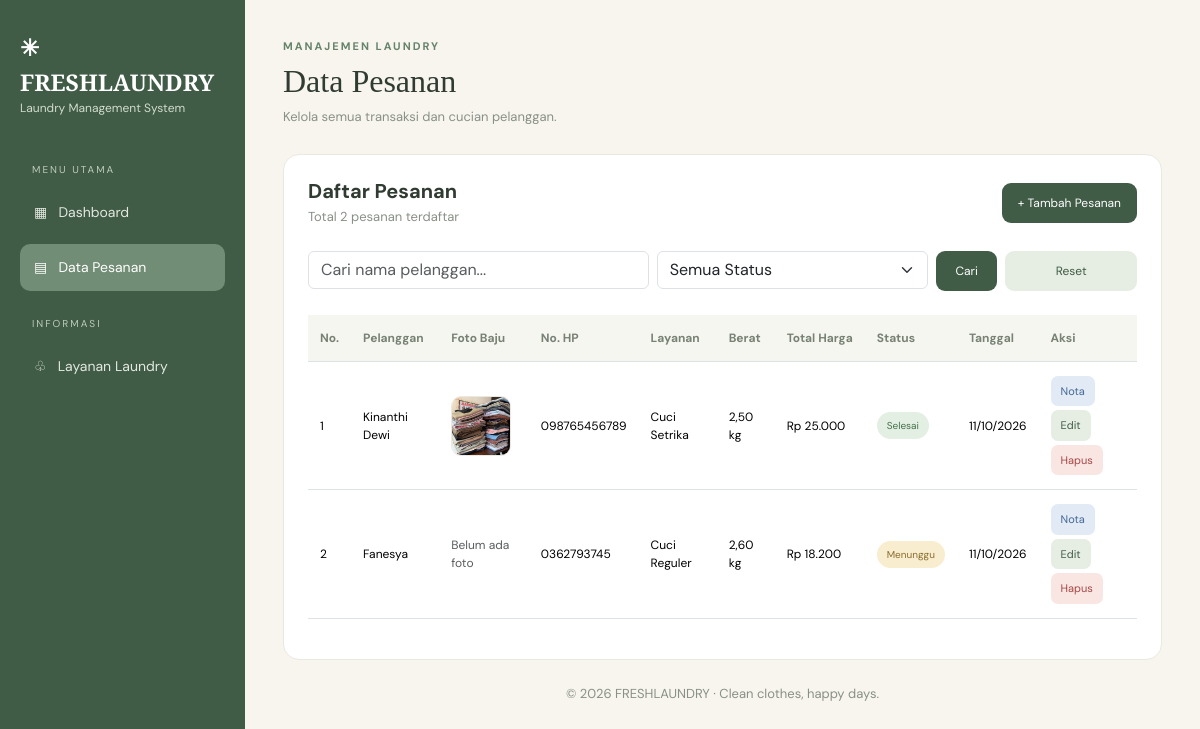
The page /freshlaundry/pesanan.php (signed in) on the database its author committed.
### tables this page shows
CREATE TABLE `pesanan` (
  `id` int(11) NOT NULL,
  `nama_pelanggan` varchar(100) NOT NULL,
  `no_hp` varchar(20) NOT NULL,
  `layanan` varchar(50) NOT NULL,
  `berat` decimal(6,2) NOT NULL,
  `total_harga` int(11) NOT NULL,
  `status` enum('Menunggu','Diproses','Selesai') DEFAULT 'Menunggu',
  `tanggal` datetime DEFAULT current_timestamp(),
  `foto_baju` varchar(255) DEFAULT NULL
);

### freshlaundry/pesanan.php (the view, shortened to what this page needs)
<?php
require "config.php";
$cari = trim($_GET['cari'] ?? '');
$sql = "SELECT * FROM pesanan WHERE 1=1";
$sql .= " ORDER BY id DESC";
$stmtPesanan = mysqli_prepare($conn, $sql);
mysqli_stmt_execute($stmtPesanan);
$pesanan = mysqli_stmt_get_result($stmtPesanan);
$totalQuery = mysqli_query($conn, "SELECT COUNT(*) AS total FROM pesanan");
$totalPesanan = mysqli_fetch_assoc($totalQuery)['total'];
?>
<!DOCTYPE html>
<html lang="id">
<head>
    <link href="https://cdn.jsdelivr.net/npm/bootstrap@5.3.3/dist/css/bootstrap.min.css" rel="stylesheet">
</head>
<body>
<aside class="sidebar">
    <div class="brand">✳ FRESHLAUNDRY</div>
    <div class="brand-sub">Laundry Management System</div>
    <div class="menu-label">MENU UTAMA</div>
    <a href="index.php" class="menu-link">▦ &nbsp; Dashboard</a>
    <a href="pesanan.php" class="menu-link active">▤ &nbsp; Data Pesanan</a>
    <div class="menu-label">INFORMASI</div>
    <a href="layanan.php" class="menu-link">♧ &nbsp; Layanan Laundry</a>
</aside>
<main class="main">
    <div class="eyebrow">MANAJEMEN LAUNDRY</div>
    <h1>Data Pesanan</h1>
    <p class="subtitle">Kelola semua transaksi dan cucian pelanggan.</p>
    <section class="section-card">
        <div class="d-flex justify-content-between align-items-center gap-3 flex-wrap mb-4">
            <div>
                <h5 class="fw-bold mb-1">Daftar Pesanan</h5>
                <div class="subtitle">
                    Total <?= $totalPesanan ?> pesanan terdaftar
                </div>
            </div>
            <a href="tambah.php" class="btn-sage">+ Tambah Pesanan</a>
        </div>
<form method="GET" action="pesanan.php" class="row g-2 mb-4">
    <div class="col-12 col-md-5">
        <input
            type="text"
            name="cari"
            class="form-control"
            placeholder="Cari nama pelanggan..."
            value="<?= htmlspecialchars($cari) ?>"
        >
    </div>
    <div class="col-12 col-md-4">
        <select name="status" class="form-select">
            <option value="">Semua Status</option>
        </select>
    </div>
    <div class="col-6 col-md-1">
        <button type="submit" class="btn-sage w-100">Cari</button>
    </div>
    <div class="col-6 col-md-2">
        <a href="pesanan.php"
           class="btn-sage w-100 text-center d-block"
           style="background:#E6EEE4;color:#405B46;text-decoration:none;">
            Reset
        </a>
    </div>
</form>
        <div class="table-responsive">
            <table class="table">
                <thead>
                    <tr>
                        <th>No.</th>
                        <th>Pelanggan</th>
                        <th>Foto Baju</th>
                        <th>No. HP</th>
                        <th>Layanan</th>
                        <th>Berat</th>
                        <th>Total Harga</th>
                        <th>Status</th>
                        <th>Tanggal</th>
                        <th>Aksi</th>
                    </tr>
                </thead>
                <tbody>
                <?php if (mysqli_num_rows($pesanan) > 0): ?>
                    <?php $no = 1; ?>
                    <?php while ($row = mysqli_fetch_assoc($pesanan)): ?>
                    <tr>
                        <td><?= $no++ ?></td>
                        <td>
                            <?= htmlspecialchars($row['nama_pelanggan']) ?>
                        </td>
                        <td>
                            <?php
                            $foto = $row['foto_baju'] ?? '';
                            $lokasiFoto = "uploads/" . basename($foto);
                            ?>
                            <?php if (
                                !empty($foto) &&
                                is_file(__DIR__ . "/" . $lokasiFoto)
                            ): ?>
                                <a href="<?= htmlspecialchars($lokasiFoto) ?>" target="_blank">
                                    <img
                                        src="<?= htmlspecialchars($lokasiFoto) ?>"
                                        alt="Foto baju pelanggan"
                                        class="foto-baju"
                                    >
                                </a>
                            <?php else: ?>
                                <span class="text-muted">Belum ada foto</span>
                            <?php endif; ?>
                        </td>
                        <td><?= htmlspecialchars($row['no_hp']) ?></td>
                        <td><?= htmlspecialchars($row['layanan']) ?></td>
                        <td>
                            <?= number_format((float)$row['berat'], 2, ',', '.') ?> kg
                        </td>
                        <td>
                            Rp <?= number_format((float)$row['total_harga'], 0, ',', '.') ?>
                        </td>
                        <td>
                            <span class="status <?= htmlspecialchars($row['status']) ?>">
                                <?= htmlspecialchars($row['status']) ?>
                            </span>
                        </td>
                        <td>
                            <?= date('d/m/Y', strtotime($row['tanggal'])) ?>
                        </td>
                        <td>
                            <div class="d-flex gap-1 flex-wrap">
                                <a
                                    href="nota.php?id=<?= (int)$row['id'] ?>"
                                    class="btn-nota"
                                >Nota</a>
                                <a
                                    href="edit.php?id=<?= (int)$row['id'] ?>"
                                    class="btn-edit"
                                >Edit</a>
                                <form
                                    action="hapus.php"
                                    method="POST"
                                    onsubmit="return confirm('Yakin ingin menghapus pesanan ini?')"
                                >
                                    <button type="submit" class="btn-delete">
                                        Hapus
                                    </button>
                                </form>
                            </div>
                        </td>
                    </tr>
                    <?php endwhile; ?>
                <?php endif; ?>
                </tbody>
            </table>
        </div>
    </section>
    <div class="text-center subtitle mt-4">
        © <?= date('Y') ?> FRESHLAUNDRY · Clean clothes, happy days.
    </div>
</main>
</body>
</html>

### freshlaundry/pesanan.php (style rules this page uses)
body { background: #F7F5EE; color: #303B31; font-family: 'DM Sans', sans-serif; }
.sidebar { position: fixed; top: 0; left: 0; width: 245px; min-height: 100vh; padding: 30px 20px; background: #405B46; color: white; }
.brand { font-family: 'Playfair Display', serif; font-size: 23px; font-weight: 700; }
.brand-sub { color: #D1DDCE; font-size: 12px; margin-bottom: 45px; }
.menu-label { color: #BDCCBB; font-size: 10px; letter-spacing: 2px; margin: 25px 12px 12px; }
.menu-link { display: block; padding: 13px 14px; margin-bottom: 8px; color: #E2E9DF; text-decoration: none; border-radius: 10px; font-size: 14px; }
.menu-link:hover, .menu-link.active { background: #718D75; color: white; }
.main { margin-left: 245px; padding: 38px; }
.eyebrow { color: #66836B; font-size: 11px; font-weight: 700; letter-spacing: 2px; }
h1 { font-family: 'Playfair Display', serif; font-size: 32px; margin: 7px 0; }
.subtitle { color: #899087; font-size: 13px; }
.section-card { background: white; border: 1px solid #EAE9E0; border-radius: 16px; padding: 24px; margin-top: 28px; }
.btn-sage { display: inline-block; padding: 11px 16px; background: #405B46; color: white; border: none; border-radius: 9px; font-size: 12px; text-decoration: none; }
.table { font-size: 12px; vertical-align: middle; }
.table thead th { padding: 14px 12px; color: #778174; background: #F6F6F0; white-space: nowrap; }
.table tbody td { padding: 14px 12px; }
.foto-baju { width: 60px; height: 60px; object-fit: cover; border-radius: 10px; border: 1px solid #EAE9E0; }
.status { display: inline-block; padding: 6px 10px; border-radius: 20px; font-size: 10px; white-space: nowrap; }
.Menunggu { background: #F8EDCF; color: #896D2F; }
.Selesai { background: #E2EFE2; color: #47714B; }
.btn-edit, .btn-delete, .btn-nota { display: inline-block; padding: 7px 10px; border-radius: 7px; text-decoration: none; font-size: 11px; border: none; cursor: pointer; white-space: nowrap; }
.btn-edit { color: #405B46; background: #E6EEE4; }
.btn-nota { color: #456895; background: #E2EAF6; }
.btn-delete { color: #A44747; background: #F9E6E3; }

### rows shown on the page
pesanan: nama_pelanggan "Kinanthi Dewi", foto_baju (picture), no_hp "098765456789", layanan "Cuci Setrika", berat "2,50", total_harga "25.000", status "Selesai", tanggal "11/10/2026"
pesanan: nama_pelanggan "Fanesya", shows "Belum ada foto", no_hp "0362793745", layanan "Cuci Reguler", berat "2,60", total_harga "18.200", status "Menunggu", tanggal "11/10/2026"

### other values the page prints
$totalPesanan "2"
